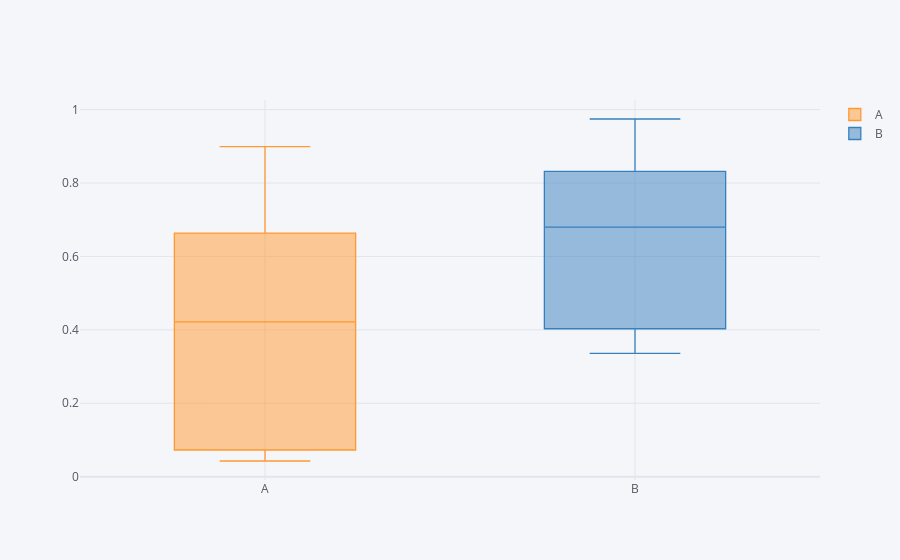

This figure's notebook cell:
### Code cell
df.iplot(kind = 'box')

### Figure 1 — Plotly figure (JSON) as saved in the notebook; plotly's stock layout.template omitted (floating-point values rounded to 4 significant figures)
{"data": [{"boxpoints": false, "line": {"width": 1.3}, "marker": {"color": "rgba(255, 153, 51, 1.0)"}, "name": "A", "orientation": "v", "type": "box", "y": [0.857, 0.04274, 0.2821, 0.09321, 0.07265, 0.5615, 0.6322, 0.05601, 0.6635, 0.8993]}, {"boxpoints": false, "line": {"width": 1.3}, "marker": {"color": "rgba(55, 128, 191, 1.0)"}, "name": "B", "orientation": "v", "type": "box", "y": [0.3627, 0.6226, 0.3361, 0.6265, 0.7332, 0.9743, 0.403, 0.8314, 0.7509, 0.8504]}], "layout": {"legend": {"bgcolor": "#F5F6F9", "font": {"color": "#4D5663"}}, "paper_bgcolor": "#F5F6F9", "plot_bgcolor": "#F5F6F9", "title": {"font": {"color": "#4D5663"}}, "xaxis": {"gridcolor": "#E1E5ED", "showgrid": true, "tickfont": {"color": "#4D5663"}, "title": {"font": {"color": "#4D5663"}, "text": ""}, "zerolinecolor": "#E1E5ED"}, "yaxis": {"gridcolor": "#E1E5ED", "showgrid": true, "tickfont": {"color": "#4D5663"}, "title": {"font": {"color": "#4D5663"}, "text": ""}, "zerolinecolor": "#E1E5ED"}}}
